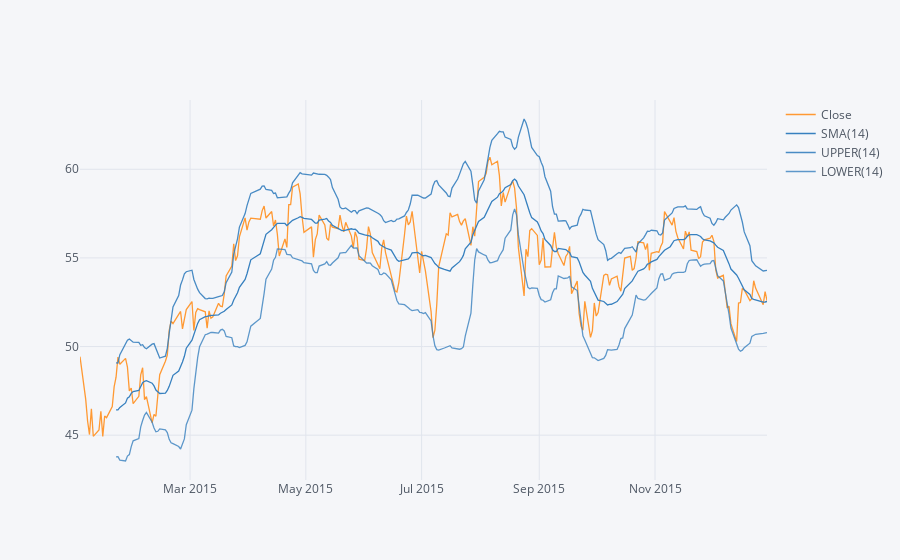

The notebook cell saved with this chart:
### Markdown cell above
**Use .ta_plot(study='boll') to create a Bollinger Band Plot for Bank of America for the year 2015.**

### Code cell
BNP['Close'].ix['2015-01-01':'2016-01-01'].ta_plot(study='boll')

### Figure 1 — Plotly figure (JSON) as saved in the notebook; plotly's stock layout.template omitted (floating-point values rounded to 4 significant figures; data arrays with more than 128 entries replaced by an {"elided": "..."} marker saying what was removed)
{"data": [{"line": {"color": "rgba(255, 153, 51, 1.0)", "dash": "solid", "shape": "linear", "width": 1.3}, "mode": "lines", "name": "Close", "text": "", "type": "scatter", "x": {"elided": "255 str values"}, "y": {"elided": "255 float values"}}, {"line": {"color": "rgba(55, 128, 191, 1.0)", "dash": "solid", "shape": "linear", "width": 1.3}, "mode": "lines", "name": "SMA(14)", "text": "", "type": "scatter", "x": {"elided": "255 str values"}, "y": {"elided": "255 mixed values"}}, {"line": {"color": "rgba(55, 128, 191, 0.8999999999999999)", "dash": "solid", "shape": "linear", "width": 1.3}, "mode": "lines", "name": "UPPER(14)", "text": "", "type": "scatter", "x": {"elided": "255 str values"}, "y": {"elided": "255 mixed values"}}, {"line": {"color": "rgba(55, 128, 191, 0.7999999999999998)", "dash": "solid", "shape": "linear", "width": 1.3}, "mode": "lines", "name": "LOWER(14)", "text": "", "type": "scatter", "x": {"elided": "255 str values"}, "y": {"elided": "255 mixed values"}}], "layout": {"legend": {"bgcolor": "#F5F6F9", "font": {"color": "#4D5663"}}, "paper_bgcolor": "#F5F6F9", "plot_bgcolor": "#F5F6F9", "title": {"font": {"color": "#4D5663"}}, "xaxis": {"gridcolor": "#E1E5ED", "showgrid": true, "tickfont": {"color": "#4D5663"}, "title": {"font": {"color": "#4D5663"}, "text": ""}, "zerolinecolor": "#E1E5ED"}, "yaxis": {"gridcolor": "#E1E5ED", "showgrid": true, "tickfont": {"color": "#4D5663"}, "title": {"font": {"color": "#4D5663"}, "text": ""}, "zerolinecolor": "#E1E5ED"}}}
